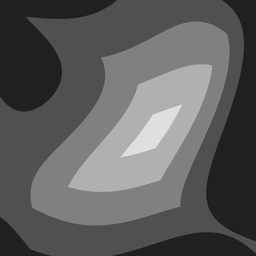
#> input picture TP3_IMA201a/pyramide.tif, 256 x 256 px, shrunk from 512 x 512 before the run; the run also reads 1 picture not shown here
$ python laplacien.py
#> lines starting #> are read from the running program, lines starting #| are printed output that depends on the picture; after the words box and inside, x2 and y2 are one past the last pixel; in counts of white or black regions, pixels touching at a corner belong together
### TP3_IMA201a/mrlab.py
# -*- coding: utf-8 -*-
#
#
#
#########################################################################
u"""
lecture, écriture et affichage d'images à forte dynamique, réeles ou complexes (radar)
"""

MRLABVERSION=u"V0.1  Version du 21 mai 2019"

#############################################################################
import numpy as np

import math

globalparamnotebook=0

##############################################################################
#
def version():
    return MRLABVERSION
##############################################################################
#############################
# [14 lines left out: function notebook, not called in this run]

#General IO functions

################################################
# 22 mai 2019
def dericheGradX(ima,alpha):


    nl,nc=ima.shape
    ae=math.exp(-alpha)
    c=-(1-ae)*(1-ae)/ae

    b1=np.zeros(nc)
    b2=np.zeros(nc)

    gradx=np.zeros((nl,nc))

    for i in range(nl):

        l=ima[i,:].copy()

        for j in range(2,nc):
            b1[j] = l[j-1] + 2*ae*b1[j-1] - ae*ae*b1[j-2]    # LIGNE MODIFIE
        b1[0]=b1[2]
        b1[1]=b1[2]

        for j in range(nc-3,-1,-1):
            b2[j] = l[j+1] + 2*ae*b2[j+1] - ae*ae*b2[j+2]    # LIGNE MODIFIE
        b2[nc-2]=b2[nc-3]
        b2[nc-1]=b2[nc-3]

        gradx[i,:]=c*ae*(b1-b2);

    return gradx


################################################
# 22 mai 2019
def dericheGradY(ima,alpha):


    nl,nc=ima.shape
    ae=math.exp(-alpha)
    c=-(1-ae)*(1-ae)/ae

    b1=np.zeros(nl)
    b2=np.zeros(nl)

    grady=np.zeros((nl,nc))

    for i in range(nc):

        l=ima[:,i].copy()

        for j in range(2,nl):
            b1[j]=l[j-1] + 2*ae*b1[j-1] - ae*ae*b1[j-2]    # LIGNE MODIFIE
        b1[0]=b1[2]
        b1[1]=b1[2]

        for j in range(nl-3,-1,-1):
            b2[j]=l[j+1] + 2*ae*b2[j+1] - ae*ae*b2[j+2]    # LIGNE MODIFIE
        b2[nl-1]=b2[nl-3]
        b2[nl-2]=b2[nl-3]

        grady[:,i]=c*ae*(b1-b2);


    return grady


################################################
# 22 mai 2019
def sobelGradX(ima):

    nl,nc=ima.shape
    gradx=np.zeros((nl,nc))


#gradx=np.zeros(nl,nc)
    for i in range(1,nl-1):
        for j in range(1,nc-1):
            gradx[i,j]=ima[i-1,j+1]+2*ima[i,j+1]+ima[i+1,j+1]-ima[i-1,j-1]-2*ima[i,j-1]-ima[i+1,j-1];

    return gradx

# [12 lines left out: function diffGradX, not called in this run]

################################################
# 22 mai 2019
def sobelGradY(ima):

    nl,nc=ima.shape
    grady=np.zeros((nl,nc))


#gradx=np.zeros(nl,nc)
    for i in range(1,nl-1):
        for j in range(1,nc-1):
            grady[i,j]=ima[i+1,j-1]+2*ima[i+1,j]+ima[i+1,j+1]-ima[i-1,j-1]-2*ima[i-1,j]-ima[i-1,j+1];

    return grady

# [12 lines left out: function diffGradY, not called in this run]
################################################
# 27 juilet 2019
def toto(a):
    print ('a : %f'%a)

################################################
# 22 mai 2019

# [10 lines left out: function normeGradient, not called in this run]

################################################
# 22 mai 2019
def dericheSmoothX(ima,alpha):

    nl,nc=ima.shape
    ae=math.exp(-alpha)
    c=(1-ae)*(1-ae)/(1+2*alpha*ae-ae*ae)

    b1=np.zeros(nc)
    b2=np.zeros(nc)

    smoothx=np.zeros((nl,nc))

    for i in range(nl):
        l=ima[i,:].copy()
        for j in range(2,nc):
            b1[j]=c*(l[j]+ae*(alpha-1)*l[j-1])+2*ae*b1[j-1]-ae*ae*b1[j-2]
        b1[0]=b1[2]
        b1[1]=b1[2]

        for j in range(nc-3,-1,-1):
            b2[j]=c*(ae*(alpha+1)*l[j+1]-ae*ae*l[j+2])+2*ae*b2[j+1]-ae*ae*b2[j+2]
        b2[nc-1]=b2[nc-3]
        b2[nc-2]=b2[nc-3]
        smoothx[i,:]=b1+b2;

    return smoothx

################################################
# 22 mai 2019
def dericheSmoothY(ima,alpha):


    nl,nc=ima.shape
    ae=math.exp(-alpha)
    c=(1-ae)*(1-ae)/(1+2*alpha*ae-ae*ae)

    b1=np.zeros(nl)
    b2=np.zeros(nl)

    smoothy=np.zeros((nl,nc))

    for i in range(nc):
        l=ima[:,i].copy()
        for j in range(2,nl):
            b1[j]=c*(l[j]+ae*(alpha-1)*l[j-1])+2*ae*b1[j-1]-ae*ae*b1[j-2]
        b1[0]=b1[2]
        b1[1]=b1[2]
        for j in range(nl-3,-1,-1):
            b2[j]=c*(ae*(alpha+1)*l[j+1]-ae*ae*l[j+2])+2*ae*b2[j+1]-ae*ae*b2[j+2]
        b2[nl-1]=b2[nl-3]
        b2[nl-2]=b2[nl-3]

        smoothy[:,i]=b1+b2;


    return smoothy


################################################
# 22 mai 2019
# [41 lines left out: functions maximaDirectionGradient, interpolationbilineaire, not called in this run]


############################################################################
# Septembre 2017 : une liste de paramètres sont requis
#

### TP3_IMA201a/laplacien.py
#!/usr/bin/env python
# -*- coding: utf-8 -*-
"""
Created on 22 May 2019

@author: M Roux
"""

############## le clear('all') de Matlab
for name in dir():
    if not name.startswith('_'):
        del globals()[name]
################################"

import math
import numpy as np
import matplotlib.pyplot as plt
import skimage as sk

from scipy import ndimage
from scipy import signal
from skimage import filters

from skimage import io
import scipy.ndimage as nd

##############################################

import mrlab as mr

##############################################"

############## le close('all') de Matlab
plt.close('all')
################################"

#%% Exercises

# 1.4.1
ima=io.imread('pyramide.tif')
#> ima is the input picture: shape (256, 256); min 28, max 228, mean 93.8
plt.imshow(ima, cmap='gray')
alpha=0.5

gradx=mr.dericheGradX(mr.dericheSmoothY(ima,alpha),alpha)
#> after the loop in dericheSmoothY, `for i in range(nc):`: b1 = 256 values, max 44.81 at index 252, min 17.87 at index 240, mean 19.18; b2 = 256 values, max 34.96 at index 241, min 13.82 at index 253, mean 14.99
#> in dericheGradX, `nl,nc=ima.shape`: nl = 256
#> after the loop in dericheGradX, `for i in range(nl):`: b1 = 256 values, max 516.7 at index 111, min 162.7 at index 5, mean 301.8; b2 = 256 values, max 516.7 at index 91, min 164.6 at index 0, mean 306.6
grady=mr.dericheGradY(mr.dericheSmoothX(ima,alpha),alpha)
#> after the loop in dericheSmoothX, `for i in range(nl):`: b1 = 256 values, max 45 at index 110, min 17.31 at index 46, mean 24.68; b2 = 256 values, max 35 at index 51, min 13.26 at index 116, mean 19.38
#> in dericheGradY, `nl,nc=ima.shape`: nl = 256
#> after the loop in dericheGradY, `for i in range(nc):`: b1 = 256 values, max 444.9 at index 251, min 163.1 at index 5, mean 214.9; b2 = 256 values, max 444.1 at index 242, min 164.6 at index 0, mean 218.5

gradx2=mr.dericheGradX(mr.dericheSmoothY(gradx,alpha),alpha)
#> call 2 of dericheGradX, with alpha = 0.5
#> after the loop in dericheGradX (call 2), `for i in range(nl):`:
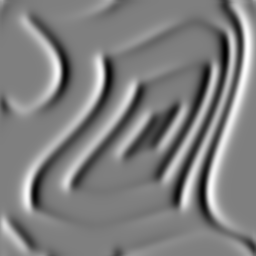
#> gradx: shape (256, 256) float64; min -29.93, max 29.91, mean -0.1; drawn with min black and max white
#> after the loop in dericheGradX (call 2), `for i in range(nl):`: b1 = 256 values, max 103.9 at index 50, min -107 at index 128, mean 2.99; b2 = 256 values, max 101.8 at index 42, min -110.2 at index 120, mean 5.05
grady2=mr.dericheGradY(mr.dericheSmoothX(grady,alpha),alpha)
#> call 2 of dericheGradY, with alpha = 0.5
#> after the loop in dericheGradY (call 2), `for i in range(nc):`:
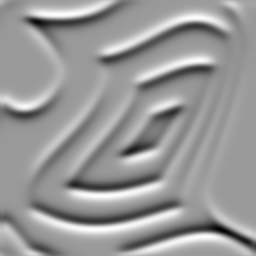
#> grady: shape (256, 256) float64; min -44.6, max 29.3, mean -0.3; drawn with min black and max white
#> after the loop in dericheGradY (call 2), `for i in range(nc):`: b1 = 256 values, max 131.3 at index 243, min -84.66 at index 255, mean 4.78; b2 = 256 values, max 127.2 at index 236, min -95.23 at index 249, mean 2.5

lpima=gradx2+grady2
plt.imshow(lpima, cmap='gray')

posneg=(lpima>=0)
#> posneg: shape (256, 256) bool; 54.8% white; 9 black regions, largest, box (x1, y1, x2, y2) and area: (30, 21, 230, 225) 9103, (0, 0, 172, 177) 6355, (67, 63, 214, 192) 5677
plt.imshow(255*posneg, cmap='gray')

nl,nc=ima.shape
#> nl = 256; nc = 256
contours=np.uint8(np.zeros((nl,nc)))

for i in range(1,nl):
    for j in range(1,nc):
        if (((i>0) and (posneg[i-1,j] != posneg[i,j])) or
            ((j>0) and (posneg[i,j-1] != posneg[i,j]))):
            contours[i,j]=255
#> contours: shape (256, 256); 5.5% white in thin lines or dots

plt.imshow(contours, cmap='gray')

log=nd.gaussian_laplace(ima, 2)
plt.imshow(log, cmap='gray')

# 1.5.1
ima=io.imread('pyra-gauss.tif')
plt.imshow(ima, cmap='gray')

sigma=0 # sobel
gfima=filters.gaussian(ima,sigma)
gradx=mr.sobelGradX(gfima)
grady=mr.sobelGradY(gfima)
norme=np.sqrt(gradx*gradx+grady*grady)
plt.imshow(norme, cmap='gray')

alpha=0.5 #laplacien
gradx=mr.dericheGradX(mr.dericheSmoothY(ima,alpha),alpha)
grady=mr.dericheGradY(mr.dericheSmoothX(ima,alpha),alpha)
gradx2=mr.dericheGradX(mr.dericheSmoothY(gradx,alpha),alpha)
grady2=mr.dericheGradY(mr.dericheSmoothX(grady,alpha),alpha)
lpima=gradx2+grady2
posneg=(lpima>=0)
#> posneg: shape (256, 256) bool; 52.9% white; 27 black regions (13 under 20 px), largest, box (x1, y1, x2, y2) and area: (30, 21, 230, 226) 9130, (0, 0, 152, 170) 5919, (68, 63, 214, 192) 5669
nl,nc=ima.shape
contours=np.uint8(np.zeros((nl,nc)))
for i in range(1,nl):
    for j in range(1,nc):
        if (((i>0) and (posneg[i-1,j] != posneg[i,j])) or
            ((j>0) and (posneg[i,j-1] != posneg[i,j]))):
            contours[i,j]=255
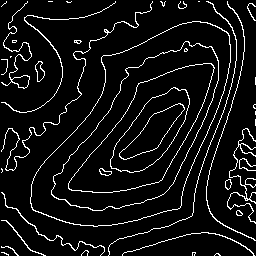
#> contours: shape (256, 256); 7.3% white in thin lines or dots
plt.imshow(contours, cmap='gray')

gradx=mr.dericheGradX(mr.dericheSmoothY(ima,alpha),alpha) #deriche
grady=mr.dericheGradY(mr.dericheSmoothX(ima,alpha),alpha)
norme=np.sqrt(gradx*gradx+grady*grady)
plt.imshow(norme, cmap='gray')

#%%


ima=io.imread('cell.tif')
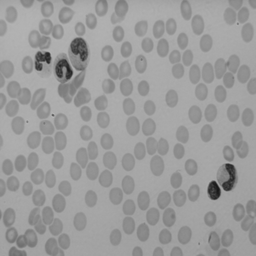
#> input picture TP3_IMA201a/cell.tif, 256 x 256 px, shrunk from 512 x 512 before the run
#> ima is the input picture: shape (256, 256); min 24, max 181, mean 155.6
alpha=0.5

gradx=mr.dericheGradX(mr.dericheSmoothY(ima,alpha),alpha)
grady=mr.dericheGradY(mr.dericheSmoothX(ima,alpha),alpha)

gradx2=mr.dericheGradX(mr.dericheSmoothY(gradx,alpha),alpha)
grady2=mr.dericheGradY(mr.dericheSmoothX(grady,alpha),alpha)
#> after the loop in dericheSmoothX (call 7), `for i in range(nl):`:
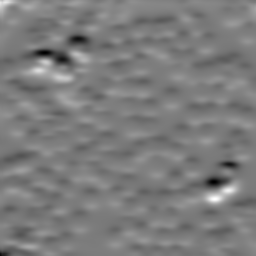
#> smoothx: shape (256, 256) float64; min -69.8, max 73.28, mean -0.1; drawn with min black and max white
#> after the loop in dericheSmoothX (call 7), `for i in range(nl):`: b1 = 256 values, max 6.95 at index 51, min -33.77 at index 4, mean -2.21; b2 = 256 values, max 5.67 at index 46, min -35.2 at index 0, mean -1.2
#> after the loop in dericheGradY (call 7), `for i in range(nc):`:
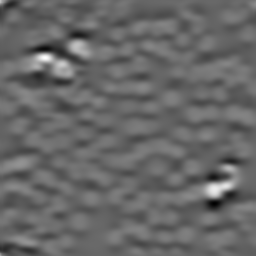
#> grady: shape (256, 256) float64; min -52.62, max 75.87, mean -0.3; drawn with min black and max white
#> after the loop in dericheGradY (call 7), `for i in range(nc):`: b1 = 256 values, max 119.9 at index 14, min -87.75 at index 204, mean 5.95; b2 = 256 values, max 124.8 at index 6, min -88.2 at index 197, mean 5.92


plt.figure('Image originale')
plt.imshow(ima, cmap='gray')


lpima=gradx2+grady2

plt.figure('Laplacien')
plt.imshow(lpima, cmap='gray')


posneg=(lpima>=0)
#> posneg: shape (256, 256) bool; 44.2% white; 42 white regions (3 under 20 px), largest, box (x1, y1, x2, y2) and area: (0, 152, 72, 256) 3656, (95, 45, 169, 177) 3110, (55, 35, 117, 187) 3073

plt.figure('Laplacien binarisé -/+')
plt.imshow(255*posneg, cmap='gray')

nl,nc=ima.shape
contours=np.uint8(np.zeros((nl,nc)))


for i in range(1,nl):
    for j in range(1,nc):
        if (((i>0) and (posneg[i-1,j] != posneg[i,j])) or
            ((j>0) and (posneg[i,j-1] != posneg[i,j]))):
            contours[i,j]=255
#> contours: shape (256, 256); 9.3% white in thin lines or dots


plt.figure('Contours')
plt.imshow(contours, cmap='gray')

#io.imsave('contours.tif',np.uint8(255*valcontours))


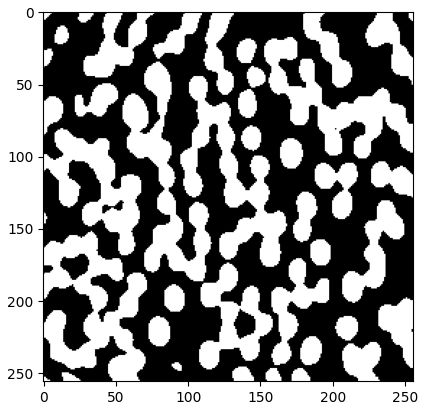
#> figure drawn by matplotlib, 1 panel
